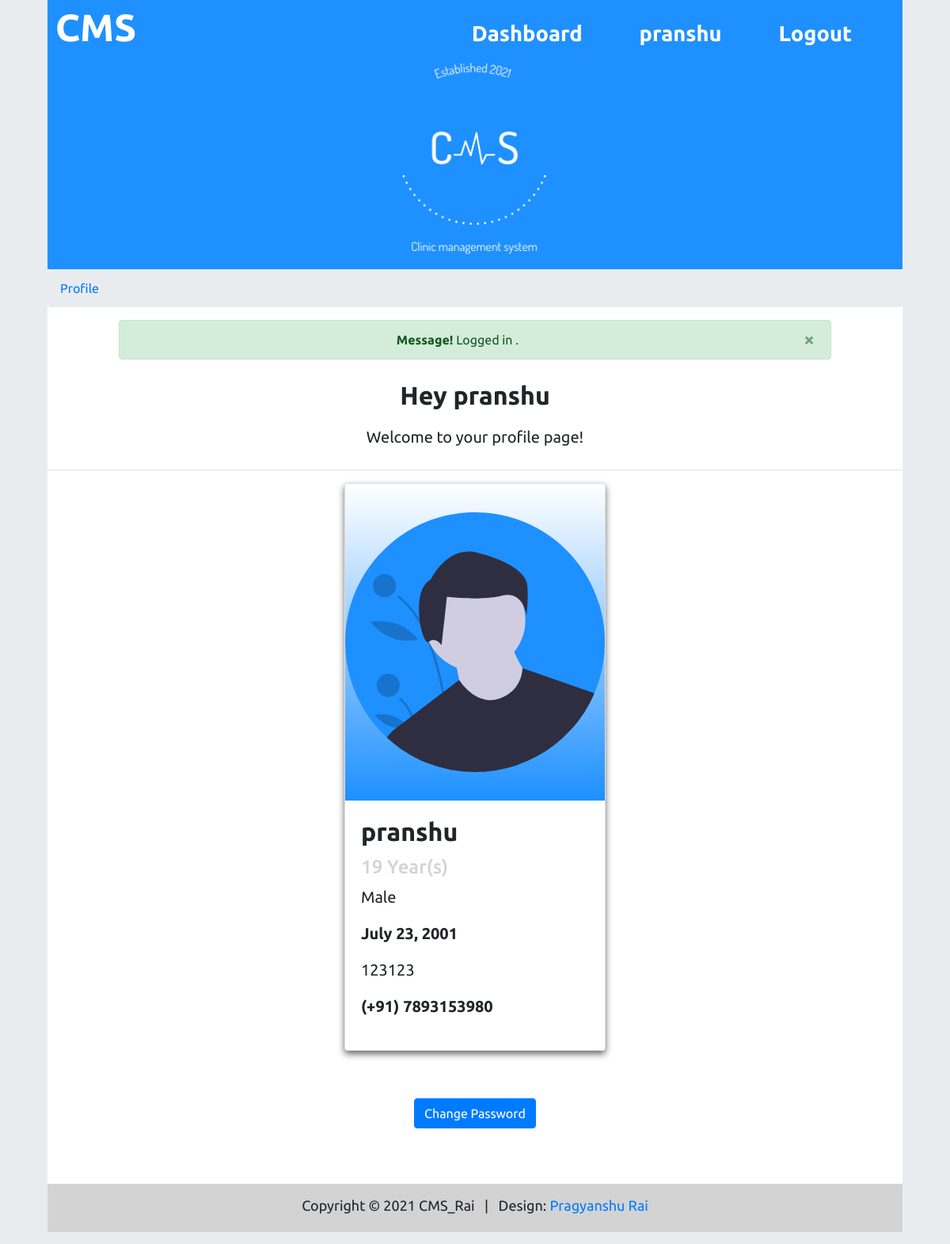
Screenshot of /cms/ (signed in) with the database file from the repository.
### cms/models.py (models this page shows, shortened)
class Contact(models.Model):
    user = models.OneToOneField(User, on_delete=models.CASCADE)
    gender = models.CharField(max_length=10, default="other")
    dob = models.DateField(auto_now_add=False, auto_now=False, blank=True)
    address = models.CharField(max_length=80)
    phone = models.CharField(max_length=11)

### cms/views.py (the view)
# urls.py: 2. Add a URL to urlpatterns:  path('', views.home, name='home')
def home(request):
    global stuff
    print("home")
    if request.user.is_authenticated == True:
        print(request.user)
        modifySession(request)
        contact = Contact.objects.get(user_id=request.user.id)
        stuff['address'] = contact.address
        stuff['number'] = contact.phone
        stuff['gender'] = contact.gender
        stuff['dob'] = contact.dob
        stuff['age'] = age(to_date(str(contact.dob)))
        print(stuff)
        messages.info(request, 'Logged in ')
        stuff['warning'] = False
        return render(request, 'cms/profile.html', stuff)
    return render(request, 'cms/index.html', stuff)

### cms/models.py (called while the page is built)
def to_date(date):
    if type(date) == str:
        date = date.replace(" ", "")
        date = list(map(int, date.split("-")))
        date = datetime.date(date[0], date[1], date[2])
    return date

def age(dob):
    today = datetime.date.today()
    if today.month == dob.month:
        return str(today.day - dob.day)+" Day(s)"
    if today.year == dob.year:
        return str(today.month - dob.month)+" Month(s)"
    return str(today.year - dob.year - ((today.month, today.day) < (dob.month, dob.day)))+" Year(s)"

### cms/viewsUtil.py (called while the page is built)
def modifySession(request):
    if 'user' not in request.session:
        auth.logout(request)
        print("logout")
        return False
    request.session.modified = True
    return request

### templates/cms/profile.html (shortened to what this page needs)
{% extends 'cms/base.html' %}
{% load static %}
            {% block breadcrumbs %}
                <li><a href="{% url 'profile' %}">Profile</a></li>
            {% endblock %}
{% block main_block %}
   <main class="main-body">
	    <header class="row welcome-section">
            <div class="col-lg-12 text-center contain">
				<h2><strong>Hey {{user.first_name}}</strong></h2>
            </div>
            <div class="col-lg-1">
            </div>
            <div class="col-lg-10 text-center">
		    <p class="main-content">Welcome to your profile page!</p>
            </div>
            <div class="col-lg-1">
            </div>
	    </header>
        <hr />
		<div class="container-fluid">
            <div class="row">
                <div class="col-lg-4">
                </div>
                <div class="col-lg-4">
                    <div class="card pointer">
                        {% if gender == "Male" %}
                            <img src="{% static 'cms/img/male_avatar.svg' %}" class="card-img-top gradient" height="400px;"/>
                        {% else %}
                            <img src="{% static 'cms/img/female_avatar.svg' %}" class="card-img-top gradient" height="400px;"/>
                        {% endif %}
                        <div class="card-body">
                            <h2 class="card-title pointer" ><b>{{user.first_name}}</b></h2>
                            <h4 class="card-text bg-fade pointer" >{{age}}</h4>
                            <p class="card-text bio pointer" >{{gender}}</p>
                            <p class="card-text bio pointer" ><b>{{dob}}</b></p>
                            <p class="card-text bio pointer" >{{address}}</p>
                            <p class="card-text bio pointer" ><b>(+91) {{number}}</b></p>
                        </div>
                    </div>
                </div>
                <div class="col-lg-4">
                </div>
            </div>
        <div class="space"></div>
        <div class="container-fluid">
            <div class="row">
                <div class="col-lg-4">
                </div>
                <div class="col-lg-4 text-center">
                    <a class="btn btn-primary" href="{% url 'forgot' %}">Change Password</a>
                </div>
            </div>
        </div>
    </main>
{% endblock %}

### templates/cms/base.html (shortened to what this page needs)
{% load static %}
<!DOCTYPE html>
<html lang="en">
<head>
    <link rel="stylesheet" href="https://cdn.jsdelivr.net/npm/bootstrap@4.6.0/dist/css/bootstrap.min.css"
>
    <link rel="stylesheet" href="https://use.fontawesome.com/releases/v5.7.0/css/all.css"
>
    <link rel="stylesheet" href="https://cdnjs.cloudflare.com/ajax/libs/font-awesome/4.7.0/css/font-awesome.min.css">
    <link href="{% static 'cms/css/style.css' %}" rel="stylesheet" />
</head>
{% if user.is_authenticated %}
<body class="container-auto-mid" onload="main();">
    {% else %}
    <body class="container-auto-mid">
        {% endif %}
        <nav class="navbar navbar-expand-md">
            <a href="#" class="navbar-brand brand-name" onclick="logoAnimate();" data-toggle="tooltip" dataplacement="right">
                <h1 style="color:white;" title="Click to watch an amazing animation"><strong>CMS</strong></h1>
            </a>
            <ul class="navbar-nav list-unstyled justify-content-end">
                {% if user.is_authenticated %}
                <li class="nav-item nav-link navbar-right">
                    <div class="link">
                        <div class="line">
                        </div>
                        <a href="{% url 'dashboard' %}"><b>
                                <h3><span> Dashboard </span> </h3>
                            </b></a>
                    </div>
                </li>
                <li class="nav-item nav-link navbar-right">
                    <div class="link">
                        <div class="line">
                        </div>
                        <a href="{% url 'profile' %}"><b>
                                <h3><span> {{user.first_name}}</span> </h3>
                            </b></a>
                    </div>
                </li>
                <li class="nav-item nav-link navbar-right">
                    <div class="link">
                        <div class="line">
                        </div>
                        <a href="{% url 'logout' %}"><b>
                                <h3><span> Logout</span> </h3>
                            </b></a>
                    </div>
                </li>
                {% endif %}
            </ul>
        </nav>
        <div class="page-header">
            <div class="header">
                <img src="{% static 'cms/img/CMS_dodgerblue.png' %}" width="200px;" class=" cms_logo " />
            </div>
        </div>
        <div class="full-width">
            <ol class="breadcrumb">
                {% block breadcrumbs %}
                {% endblock %}
            </ol>
        </div>
        <div class="container-fluid">
            {% for message in messages %}
            {% if warning == True %}
            <div class="row text-center">
                <div class="col-lg-1"></div>
                <div class="col-lg-10 alert alert-danger alert-dismissible" style="overflow:hide">
                    <button type="button" class="close" data-dismiss="alert">&times;</button>
                    <strong>Warning! </strong> {{message}}.
                </div>
                <div class="col-lg-1"></div>
            </div>
            {% else %}
            <div class="row text-center">
                <div class="col-lg-1"></div>
                <div class="col-lg-10 alert alert-success alert-dismissible" style="overflow:hide">
                    <button type="button" class="close" data-dismiss="alert">&times;</button>
                    <strong>Message! </strong> {{message}}.
                </div>
                <div class="col-lg-1"></div>
            </div>
            {% endif %}
            {% endfor %}
        </div>
        {% block main_block %}
        {% endblock %}
        <div class="space"></div>
        <div class="footer">
            <footer class="text-center">
                <p class="footer-body">Copyright &copy; 2021 CMS_Rai &nbsp;
                    | &nbsp; Design: <a rel="nofollow" class="link" href="{% url 'aboutme' %}">Pragyanshu Rai</a></p>
            </footer>
        </div>
    </body>
</html>

### static/cms/css/style.css (style rules this page uses)
html { scroll-behavior: smooth; background-color: #e9ecef; }
body { font-family: 'Ubuntu', sans-serif; }
.container-auto-mid { max-width: 90%; margin: 0 auto; }
h1 { font-size: 3rem; }
h3 { font-size: 1.7rem; font-weight: bold; }
a { margin: 0 auto; }
.space { height: 40px; }
.navbar-expand-md .navbar-nav .nav-link { padding-right: 4rem; }
.navbar { padding: 0; margin-top: -15px; margin-bottom: 0; background: #1e90ff; }
.navbar-brand { margin-left: 10px; margin-top: 1rem; }
.navbar-nav { width: 100%; }
.nav-link a { text-decoration: none; color: white; margin-left: 20px; margin-right: 20px; text-align: center; }
.link { cursor: pointer; }
.line { min-height: 2rem; }
.link { margin: 0; }
.nav-link a { margin-left: 0%; margin-right: 0%; }
.header { text-align: center; }
.page-header { margin-top: -10px; width: 100%; background: #1e90ff; color: white; }
.cms_logo { margin-bottom: 10px; }
.full-width { width: 100%; }
.welcome-section { margin-left: 1.5%; margin-right: 1.5%; width: 97%; margin-bottom: 10px; margin-top: 10px; }
.col-lg-4 { margin-bottom: 20px; }
.card { box-shadow: 0 4px 8px 0 #666; margin-bottom: 20px; height: 100%; transition: 0.3s; }
.pointer { cursor: pointer; }
.bio { font-size: 20px; }
.bg-fade { color: lightgray; }
.text-center { text-align: center; }
.gradient { background-image: linear-gradient(white, #1e90ff); }
.main-content { margin: 10px; font-size: 20px; }
.main-body { margin-bottom: 10px; }
.footer { font-size: large; padding: 4px; background: lightgray; }
.footer-body { margin-top: 10px; }

### rows the page displays
Contact: gender "Male", dob "July 23, 2001", address "123123", phone "7893153980"

### other values shown
{{ user.first_name }} "pranshu"
{{ message }} "Logged in"
{{ age }} "19 Year(s)"
